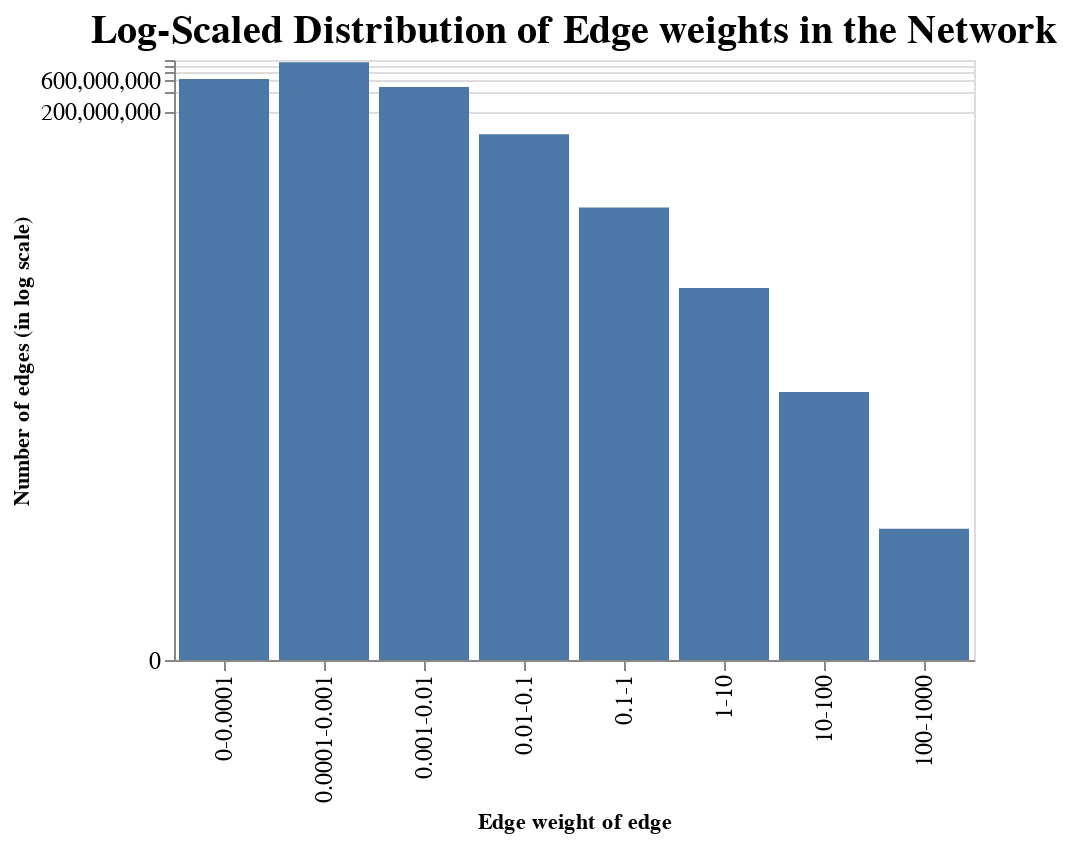

The code cell stored with this chart in its notebook:
### Code cell
xRanges = [0, 0.0001,0.001,0.01,0.1,1,10,100,1000] # Define range on x-axis
hist, edges = np.histogram(data.edge_weight.numpy(), bins=xRanges) # Generate histogram data based on ranges

# Generate in bucket ranges
bucket_counts = []
for i in range(len(xRanges) - 1):
    label = f"{xRanges[i]}-{xRanges[i+1]}"
    count = int(hist[i])
    bucket_counts.append((label, count))

# Setup as pandas dataframe to be able to use in altair
edgeWeightRangesDf = pd.DataFrame(bucket_counts, columns=['Range', 'Count'])

# Desired ordering 
bucketsOrder = [label for label,count in bucket_counts]
# Display as bar chart
chart = alt.Chart(edgeWeightRangesDf).mark_bar().encode(
    x=alt.X('Range:O', sort=bucketsOrder, axis=alt.Axis(title='Edge weight of edge', labelFontSize=12)),
    y=alt.Y('Count:Q', scale=alt.Scale(type='symlog')
            , axis=alt.Axis(title='Number of edges (in log scale)', labelFontSize=12)),
    #y=alt.Y('Count'),
).properties(
    title=alt.TitleParams(text='Log-Scaled Distribution of Edge weights in the Network', fontSize=20),
    width=400
).configure_axis(
    labelFontSize=12  # Adjust the font size of axis labels
)


chart

### Figure 1 — Vega-Lite specification as saved in the notebook (floating-point values rounded to 4 significant figures)
{"config": {"view": {"continuousWidth": 300, "continuousHeight": 300}, "axis": {"labelFontSize": 12}}, "data": {"name": "data-719b3e473afa776bfda4bdd9c68d3826"}, "mark": {"type": "bar"}, "encoding": {"x": {"axis": {"labelFontSize": 12, "title": "Edge weight of edge"}, "field": "Range", "sort": ["0-0.0001", "0.0001-0.001", "0.001-0.01", "0.01-0.1", "0.1-1", "1-10", "10-100", "100-1000"], "type": "ordinal"}, "y": {"axis": {"labelFontSize": 12, "title": "Number of edges (in log scale)"}, "field": "Count", "scale": {"type": "symlog"}, "type": "quantitative"}}, "title": {"text": "Log-Scaled Distribution of Edge weights in the Network", "fontSize": 20}, "width": 400, "$schema": "https://vega.github.io/schema/vega-lite/v5.8.0.json", "datasets": {"data-719b3e473afa776bfda4bdd9c68d3826": [{"Range": "0-0.0001", "Count": 618431254}, {"Range": "0.0001-0.001", "Count": 1113138610}, {"Range": "0.001-0.01", "Count": 467825512}, {"Range": "0.01-0.1", "Count": 90410270}, {"Range": "0.1-1", "Count": 7003836}, {"Range": "1-10", "Count": 423940}, {"Range": "10-100", "Count": 11358}, {"Range": "100-1000", "Count": 96}]}}
